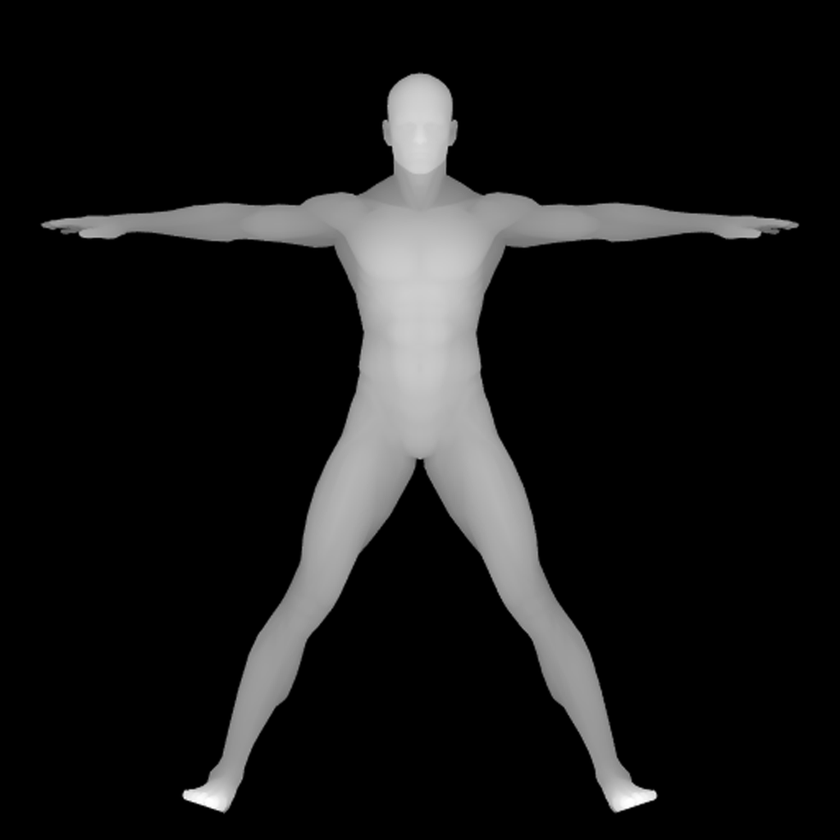
#> input picture SampleDepthMap.gif, 840 x 840 px, shrunk from 1024 x 1024 before the run
$ python stereogram.py   (Python 2 division)
#> lines starting #> are read from the running program, lines starting #| are printed output that depends on the picture
#> in main, depth is the input picture: PIL image 840x840 P; min 0, max 255, mean 23.8
import Image
from random import randrange

def gen_strip(width, height):
    img = Image.new("RGB", (width, height))
    pix = img.load()
    for x in range(width):
        for y in range(height):
            I = 2**randrange(8)
            pix[x,y] = (I,I,I)
    return img

def gen_stereogram(depth, strips=8, levels=48, zoom = 1):
#> called with strips = 12, levels = 64, zoom = 1
    strip_width = depth.size[0] // (strips - 5)
#> strip_width = 120
    print strip_width
#| 120
    width = strip_width * strips
#> width = 1440
    height = depth.size[1]
#> height = 840
    img = Image.new("RGB", (width, height))
#> img: PIL image 1440x840 RGB; every value is 0

    strip = gen_strip(strip_width, height)
#> in gen_strip, `img = Image.new("RGB", (width, height))`: img: PIL image 120x840 RGB; every value is 0
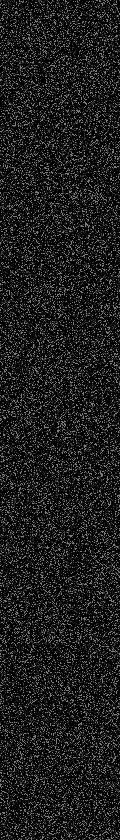
#> strip: PIL image 120x840 RGB; min 1, max 128, mean 31.6
    strip_pix = strip.load()

    depth = depth.convert('I')
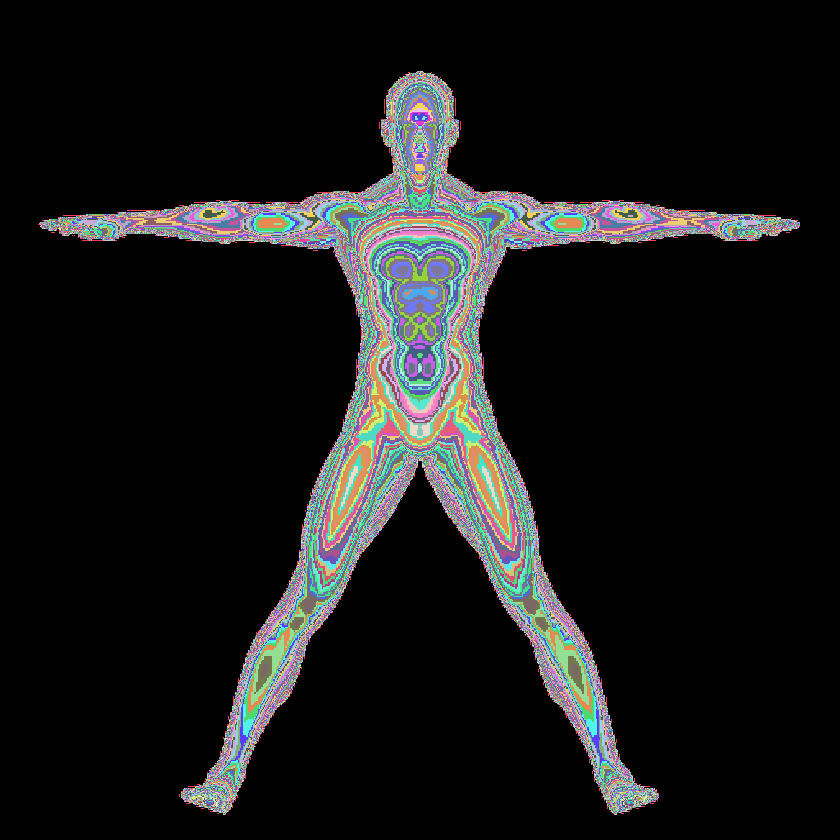
#> depth: PIL image 840x840 I; 256 distinct labels, from 0 to 255; one colour per label, 0 black
    depth_pix = depth.load()
    img_pix = img.load()
    for y in range(img.size[1]):
        for x in range(strip_width):
            img_pix[x,y] = strip_pix[x,y]

        for x in range(strip_width, strip_width*3):
            img_pix[x,y] = img_pix[x-strip_width,y]

        for x in range(depth.size[0]):
            depth_offset = round(depth_pix[x,y] / 255.0 * levels) * zoom
            tx = x + strip_width*3
            img_pix[tx,y] = img_pix[tx-strip_width+depth_offset,y]

        for x in range(strip_width*3 + depth.size[0], img.size[0]):
            img_pix[x,y] = img_pix[x-strip_width,y]

    return img

def main():
    depth = Image.open("SampleDepthMap.gif")
    stereo = gen_stereogram(depth, strips=12, levels=64, zoom=1)
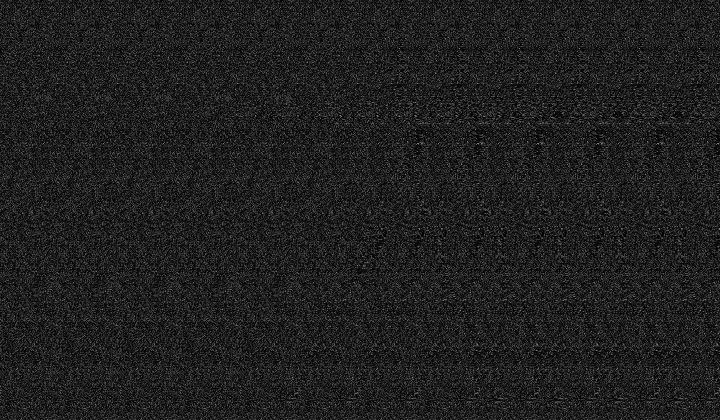
#> stereo: PIL image 1440x840 RGB (shown at 1/2 size); min 1, max 128, mean 31.7

    stereo.show()

if __name__ == "__main__":
    main()

$ run again, with test_pattern.jpg saved as SampleDepthMap.gif
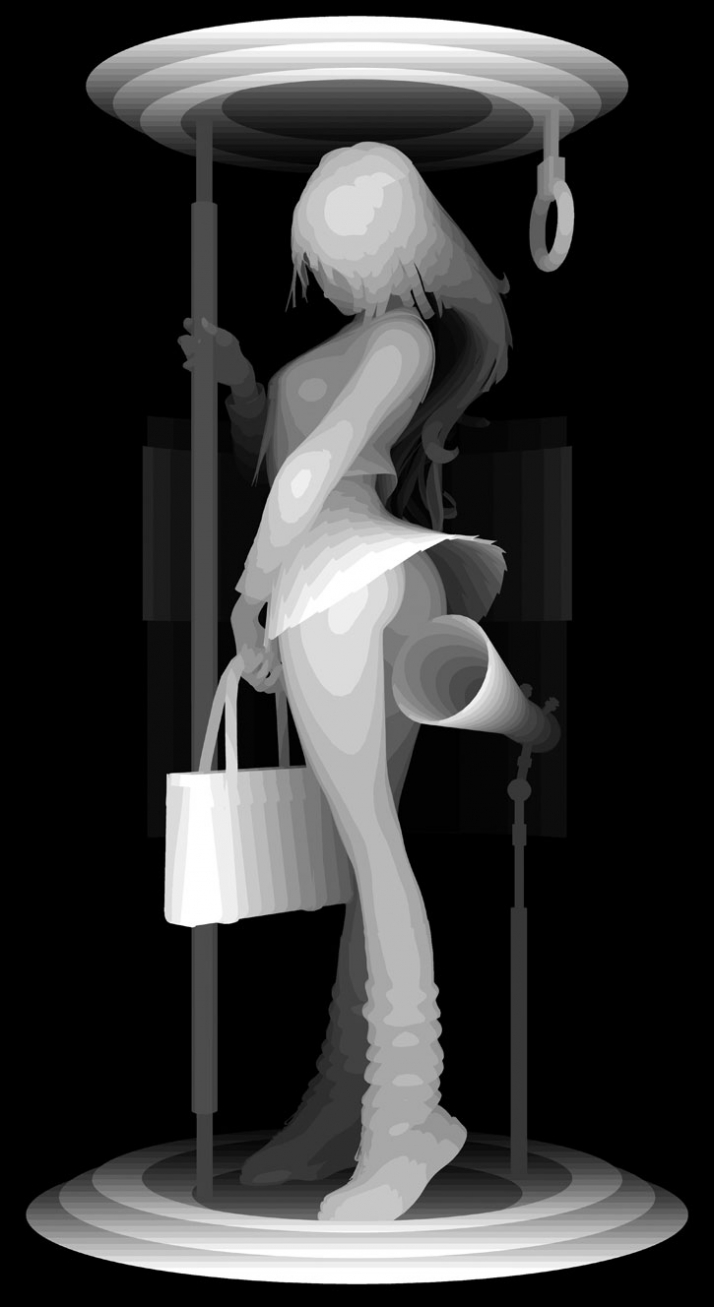
#> input picture test_pattern.jpg, 714 x 1307 px
#> in main, depth is the input picture: PIL image 714x1307 P; min 0, max 255, mean 54.7
#| 102
#> in gen_stereogram, `strip = gen_strip(strip_width, height)`:
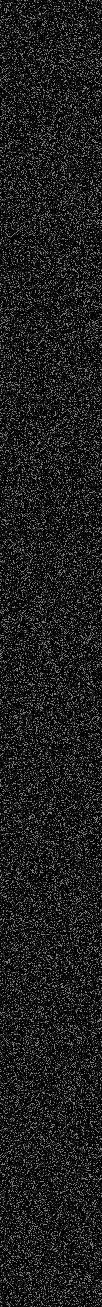
#> strip: PIL image 102x1307 RGB; min 1, max 128, mean 31.7
#> depth: PIL image 714x1307 I
#> in main, `stereo = gen_stereogram(depth, strips=12, levels=64, zoom=1)`:
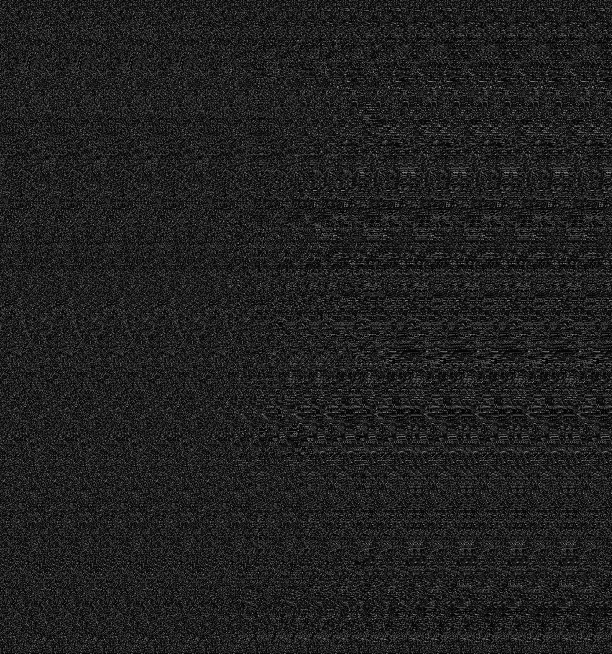
#> stereo: PIL image 1224x1307 RGB (shown at 1/2 size); min 1, max 128, mean 31.8
